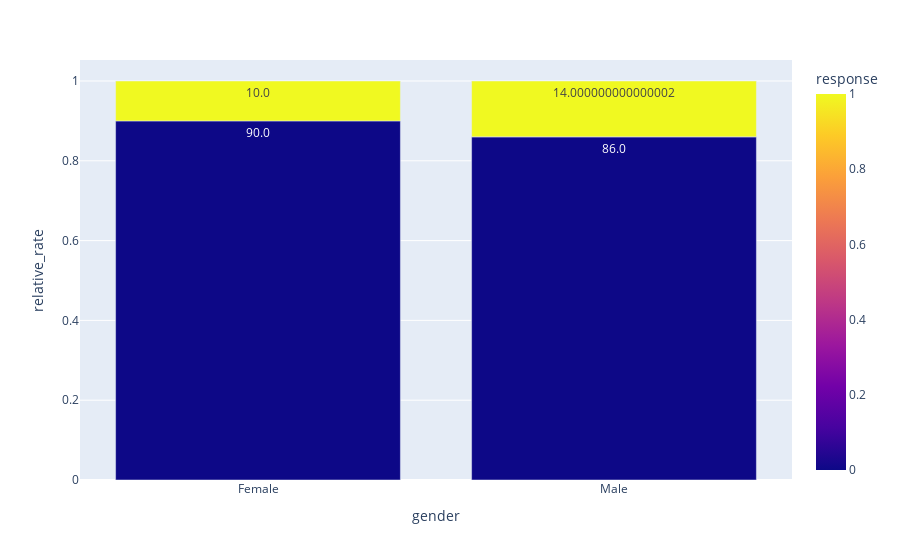

The notebook cell saved with this chart:
### Code cell
# Subset dataframe for plotting visualization

df = df1_train_ftr[['gender','response']]

# Calculate the relative rate of the response by gender
df_grouped = df.groupby(['gender','response']).size().reset_index(name='count')

df_grouped['relative_rate'] = np.round(df_grouped.groupby('gender')['count'].transform(lambda x: x/x.sum()),2)

df_grouped['relative_rate_formated'] = (np.round(df_grouped['relative_rate'],4) * 100).astype(str)

# Plot stacked bar chart using plotly express
fig = px.bar(df_grouped, x='gender', y='relative_rate', color='response', barmode='stack', text='relative_rate_formated')
fig.show()

### Figure 1 — Plotly figure (JSON) as saved in the notebook; plotly's stock layout.template omitted (floating-point values rounded to 4 significant figures)
{"data": [{"alignmentgroup": "True", "hovertemplate": "gender=%{x}<br>relative_rate=%{y}<br>relative_rate_formated=%{text}<br>response=%{marker.color}<extra></extra>", "legendgroup": "", "marker": {"color": [0, 1, 0, 1], "coloraxis": "coloraxis", "pattern": {"shape": ""}}, "name": "", "offsetgroup": "", "orientation": "v", "showlegend": false, "text": ["90.0", "10.0", "86.0", "14.000000000000002"], "textposition": "auto", "type": "bar", "x": ["Female", "Female", "Male", "Male"], "xaxis": "x", "y": [0.9, 0.1, 0.86, 0.14], "yaxis": "y"}], "layout": {"barmode": "stack", "coloraxis": {"colorbar": {"title": {"text": "response"}}, "colorscale": [[0, "#0d0887"], [0.1111, "#46039f"], [0.2222, "#7201a8"], [0.3333, "#9c179e"], [0.4444, "#bd3786"], [0.5556, "#d8576b"], [0.6667, "#ed7953"], [0.7778, "#fb9f3a"], [0.8889, "#fdca26"], [1, "#f0f921"]]}, "legend": {"tracegroupgap": 0}, "margin": {"t": 60}, "xaxis": {"anchor": "y", "domain": [0, 1], "title": {"text": "gender"}}, "yaxis": {"anchor": "x", "domain": [0, 1], "title": {"text": "relative_rate"}}}}
